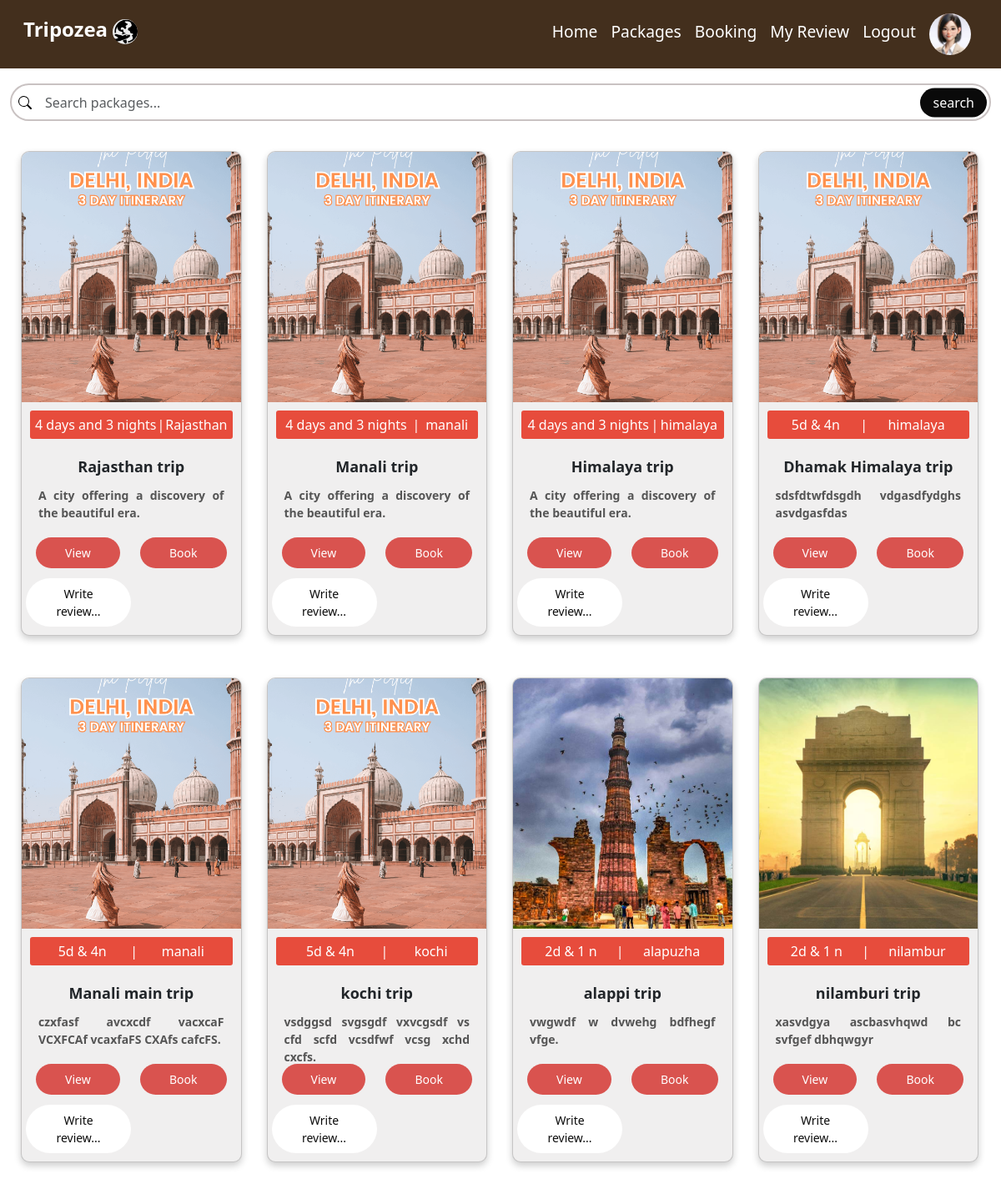
The app's page /user_allpackage (signed in), older data.
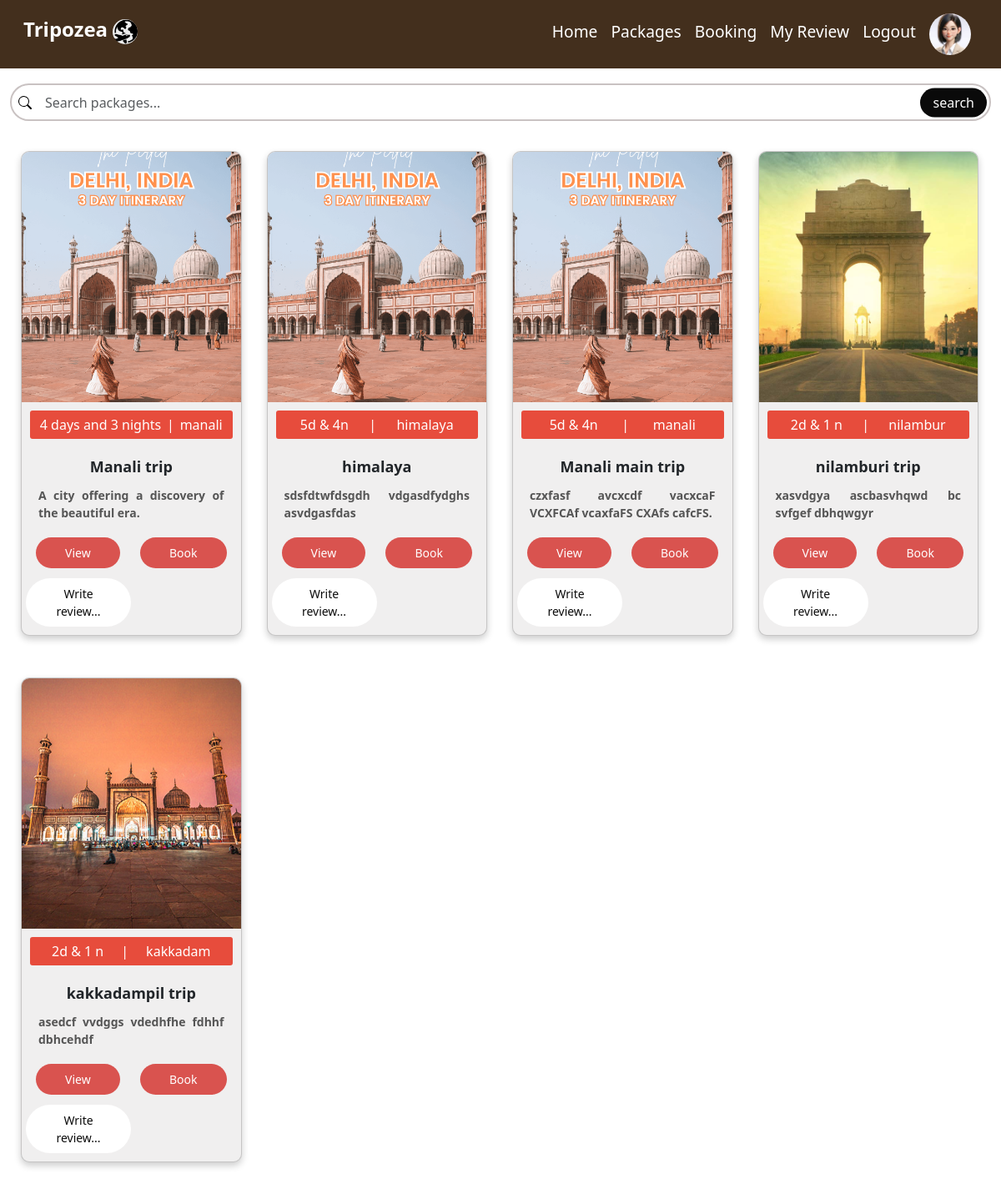
The same page, newer data.
### app1/models.py (models this page shows, shortened)
class Customer(models.Model):
    login_id = models.ForeignKey(All_login, on_delete=models.CASCADE)
    name = models.CharField(max_length=50)
    address = models.CharField(max_length=50)
    email = models.EmailField(max_length=50)
    phone = models.IntegerField(null=True,blank=True)
    dob = models.DateField()
    image = models.FileField()

class Packages(models.Model):
    agency_id = models.ForeignKey(Agency, on_delete=models.CASCADE)
    package_name =  models.CharField(max_length=50)
    place = models.CharField(max_length=50)
    start_place = models.CharField(max_length=50)
    end_place = models.CharField(max_length=50)
    about = models.CharField(max_length=200)
    description = models.CharField(max_length=200)
    days = models.CharField(max_length=50)
    price_adult = models.IntegerField()
    price_children = models.IntegerField()
    image1 = models.FileField()
    image2 = models.FileField()
    image3 = models.FileField()
    image4 = models.FileField()

### app1/views.py (the view)
# urls.py: path('user_allpackage',views.user_allpackage,name="user_allpackage"),
def user_allpackage(request):
    user = Customer.objects.get(login_id=request.user.id)
    data = Packages.objects.all()
    return render(request,'user/user_allpackage.html',{'data':data,'user':user})

### template/user/user_allpackage.html (shortened to what this page needs)
<html lang="en">
<head>
    {% load static %}
    <link href="https://cdn.jsdelivr.net/npm/bootstrap@5.3.3/dist/css/bootstrap.min.css" rel="stylesheet">
</head>
<body>
  <nav class="navbar navbar-expand-lg mainav sticky-top">
    <div class="container-fluid">
      <p class="navbar-brand lists" href="#"><h4 style="font-weight: 800;color: white;">Tripozea
        <img style="width: 30px;border-radius: 50%;height: 30px;" src="{% static 'images/travelicon.jpg' %}" alt=""></h4>
      </p>
      <div class="collapse navbar-collapse justify-content-end me-3" id="navbarNav">
        <ul class="navbar-nav ">
          <li class="nav-item ">
            <a class="nav-link lists mt-2" aria-current="page" href="user_home">Home</a>
          </li>
          <li class="nav-item">
            <a class="nav-link lists mt-2" href="{% url 'user_allpackage' %}">Packages</a>
          </li>
          <li class="nav-item">
            <a class="nav-link lists mt-2" href="{% url 'booking_history' %}">Booking</a>
          </li>
          <li class="nav-item">
            <a class="nav-link lists mt-2" href="{% url 'view_review' %}">My Review</a>
          </li>
          <li class="nav-item">
            <a class="nav-link lists mt-2" href="{% url 'all_logout' %}">Logout</a>
          </li>
          <li class="nav-item">
            <a class="nav-link" href="{% url 'user_profile' %}"><img style="border-radius: 50%;width: 50px;" src="{{ user.image.url }}" alt=""></a>
          </li>
        </ul>
      </div>
    </div>
  </nav>
  <div class="container-fluid search-bar">
    <div class="row">
      <form action="{% url 'user_searchpackage' %}" method="post">
        <div class="col-12">
            <div class="search-input-group">
                <input class="form-control" type="search" placeholder="Search packages..." name="search" aria-label="Search">
                <button type="submit">search</button>
            </div>
        </div>
      </form>
    </div>
  </div>
  <div class="cards-container">
    {% for i in data %}
    <div class="card">
      <img src="{{ i.image1.url }}" alt="">
      <div class="card-content">
        <div class="package-info">
          <span>{{ i.days }}</span>
          <span>|</span>
          <span>{{ i.place }}</span>
        </div>
        <div class="package-name text-center">{{ i.package_name }}</div>
        <div class="package-about">{{ i.about }}</div>
      </div>
      <div class="button-group">
        <button class="view-button"><a href="{% url 'user_packageview' id=i.id %}">View</a></button>
        <button class="book-button"><a href="{% url 'user_booking' id=i.id %}">Book</a></button>
      </div>
      <button class="review-button"><a href="{% url 'write_review' id=i.id %}">Write review...</a></button>
    </div>
    {% endfor %}
  </div>
</body>
</html>

### template/user/user_allpackage.html (style rules this page uses)
.mainav { background-color: #432F1D; position: fixed; top: 0; width: 100%; }
.lists { color: white; font-size: larger; }
.search-bar { margin-top: 100px; }
.search-input-group { position: relative; }
.search-input-group input { border: 2px solid rgb(201, 194, 194); padding-left: 40px; border-radius: 25px; height: 45px; outline: none; }
.search-input-group .search-icon { position: absolute; left: 10px; top: 50%; transform: translateY(-50%); color: black; }
.search-input-group button { position: absolute; right: 5px; top: 50%; transform: translateY(-50%); background-color: rgb(10, 10, 10); color: white; border: none; border-radius: 25px; padding: 0 15px; height: 35px; cursor: pointer; }
.cards-container { display: flex; flex-wrap: wrap; width: 100%; box-sizing: border-box; padding: 0 25px; margin-top: 20px; gap: 30px; }
.card { background-color: rgb(240, 239, 239); display: flex; flex-direction: column; width: 23%; margin-bottom: 20px; box-shadow: 0 4px 8px 0 rgba(0, 0, 0, 0.2); border-radius: 10px; overflow: hidden; box-sizing: border-box; }
.card img { width: 100%; height: 300px; object-fit: cover; }
.card-content { padding: 10px; flex-grow: 1; display: flex; flex-direction: column; justify-content: space-between; height: 150px; }
.package-info { display: flex; justify-content: space-evenly; margin-bottom: 10px; background-color: #e74c3c; color: #fff; padding: 5px; border-radius: 3px; }
.package-name { font-size: 18px; font-weight: bold; margin: 10px 0; }
.package-about { font-size: 14px; font-weight: bold; color: #555; margin-bottom: 15px; padding: 0 10px; text-align: justify; flex-grow: 1; }
.button-group { display: flex; justify-content: space-between; padding:10px 15px; }
.view-button, .book-button { background-color: #d9534f; color: white; border: none; padding: 8px 35px; text-align: center; text-decoration: none; display: inline-block; font-size: 14px; margin: 2px; border-radius: 20px; }
.view-button a, .book-button a { color: white; text-decoration: none; }
.review-button { background-color: #ffffff; color: rgb(255, 251, 251); border: none; padding: 8px 20px; text-align: center; text-decoration: none; font-size: 14px; border-radius: 30px; margin-bottom: 10px; margin-left: 5px; width: 48%; }
.review-button a { color: rgb(12, 12, 12); text-decoration: none; }

Row changes from the older to the newer data that the page shows:
removed Packages: image1 (picture), days "4 days and 3 nights", place "Rajasthan", package_name "Rajasthan trip", about "A city offering a discovery of the beautiful era."
removed Packages: image1 (picture), days "4 days and 3 nights", place "himalaya", package_name "Himalaya trip", about "A city offering a discovery of the beautiful era."
removed Packages: image1 (picture), days "5d & 4n", place "kochi", package_name "kochi trip", about "vsdggsd svgsgdf vxvcgsdf vs cfd scfd vcsdfwf vcsg xchd cxcfs."
removed Packages: image1 (picture), days "2d & 1 n", place "alapuzha", package_name "alappi trip", about "vwgwdf w dvwehg bdfhegf vfge."
changed Packages "himalaya": package_name "Dhamak Himalaya trip" → "himalaya"
added Packages: image1 (picture), days "2d & 1 n", place "kakkadam", package_name "kakkadampil trip", about "asedcf vvdggs vdedhfhe fdhhf dbhcehdf"
